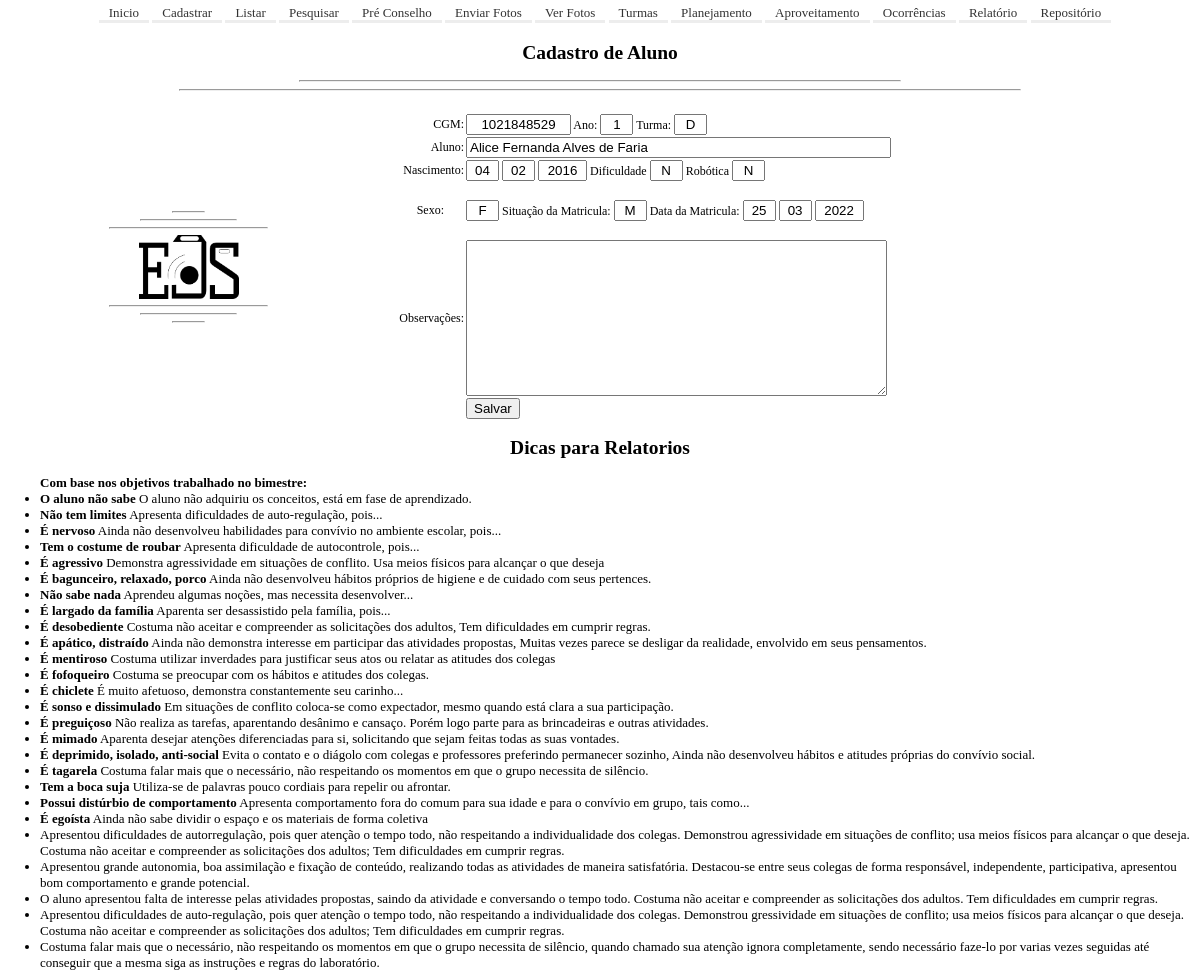
The app's page /editarDireto.php?cgm=1021848529 with its own data.
### tables this page shows
CREATE TABLE `tb_aluno` (
  `cgm` int(10) NOT NULL,
  `ano` int(1) NOT NULL,
  `turma` varchar(1) NOT NULL,
  `turno` varchar(1) NOT NULL,
  `nr` int(2) NOT NULL,
  `nome` varchar(50) NOT NULL,
  `nascimento` date NOT NULL,
  `sexo` varchar(1) NOT NULL,
  `situacaoMatricula` varchar(1) NOT NULL,
  `dataMatricula` date NOT NULL,
  `telefone` varchar(14) NOT NULL,
  `observacao` varchar(500) DEFAULT NULL,
  `ocorrencia` text DEFAULT NULL,
  `dificuldade` varchar(1) DEFAULT NULL,
  `robotica` varchar(1) DEFAULT NULL
);

### editarDireto.php (the view, shortened to what this page needs)
<?php
include './conf.php';
if($_SERVER['REQUEST_METHOD']=='GET') {
	if(isset($_GET['cgm'])){
		$aluno = $_GET['cgm'];
		$sql = "select * from tb_aluno where cgm = $aluno";
		$result = mysqli_query($connection, $sql);
   	while($row = mysqli_fetch_array($result,MYSQLI_ASSOC)) {
      	$cgm = $row['cgm'];
      	$ano = $row['ano'];
      	$turma = $row['turma'];
			$nome = $row['nome'];
			$diaNascimento = date("d", strtotime($row['nascimento']));
			$mesNascimento = date("m", strtotime($row['nascimento']));
			$anoNascimento = date("Y", strtotime($row['nascimento']));
			$sexo = $row['sexo'];
			$situacao = $row['situacaoMatricula'];
			$diaMatricula = date("d", strtotime($row['dataMatricula']));
			$mesMatricula = date("m", strtotime($row['dataMatricula']));
			$anoMatricula = date("Y", strtotime($row['dataMatricula']));
			$observacao = $row['observacao'];
			$dificuldade = $row['dificuldade'];
			$robotica = $row['robotica'];
		}
	}
echo
	'<html>
	<head>
	</head>
	<body>
		<div align="center"><h2>Cadastro de Aluno</h2><hr width="50%"><hr width="70%"></div>
			<form method="POST" action="?id=18" onchange="form.submit()">
				<div align="center">
					<br><table border="0">
						<tr>
							<td rowspan="7" align="center" width="315"><hr width="10%"><hr width="30%"><hr width="50%">
							<img src="../uploads/logoNew.png" width="100">
								<hr width="50%">
								<hr width="30%">
								<hr width="10%">
							</td>
						</tr>
						<tr>
							<td align="right" width="116" >CGM:
							</td>
							<td>
								<input style="text-align:center" type="text" size="10" name="textCGM" value="'.$cgm.'"> Ano:
								<input style="text-align:center" type="text" size="1" name="textAno" value="'.$ano.'"> Turma:
								<input style="text-align:center" type="text" size="1" name="textTurma" value="'.$turma.'">
							</td>
						</tr>
						<tr>
							<td align="right" width="116" >Aluno:
							</td>
							<td>
								<input type="text" size="50" name="textNome" value="'.$nome.'">
							</td>
						</tr>
						<tr>
							<td align="right" width="116" >Nascimento:
							</td>
							<td>
								<input style="text-align:center" type="text" size="1" name="textDiaNascimento" value="'.$diaNascimento.'">
								<input style="text-align:center" type="text" size="1" name="textMesNascimento" value="'.$mesNascimento.'">
								<input style="text-align:center" type="text" size="3" name="textAnoNascimento" value="'.$anoNascimento.'">
								Dificuldade
								<input style="text-align:center" type="text" size="1" name="dificuldade" value="'.$dificuldade.'">
								Robótica
								<input style="text-align:center" type="text" size="1" name="robotica" value="'.$robotica.'">
							</td>
						</tr>
						<tr>
							<td align="right" width="116" style="text-align:center">
								<p style="text-align: right">Sexo:
							</td>
							<td>
								<input style="text-align:center" type="text" size="1" name="textSexo" maxlength="1" value="'.$sexo.'"> Situação da Matricula:
								<input style="text-align:center" type="text" size="1" name="textSituacaoMatricula" maxlength="1" value="'.$situacao.'"> Data da Matricula:
								<input style="text-align:center" type="text" size="1" name="textDiaMatricula" value="'.$diaMatricula.'">
								<input style="text-align:center" type="text" size="1" name="textMesMatricula" value="'.$mesMatricula.'">
								<input style="text-align:center" type="text" size="3" name="textAnoMatricula" value="'.$anoMatricula.'">
							</td>
						</tr>
						<tr>
							<td align="right" width="116" >Observações:</td>
							<td>
								<textarea rows="10" name="textObservacao" cols="50">'.$observacao.'</textarea>
							</td>
						</tr>
						<tr>
							<td align="center" valign="top" >
								&nbsp;</td>
							<td valign="top">
								<input type="submit" value="Salvar" name="btnSalvar"</center></td>
						</tr>
					</table>
					<h2>Dicas para Relatorios</h2>
					<div align="left">
						<ul>
						<b>Com base nos objetivos trabalhado no bimestre:</b>
							<li><b>O aluno não sabe</b> O aluno não adquiriu os conceitos, está em fase de aprendizado.</li>
							<li><b>Não tem limites</b> Apresenta dificuldades de auto-regulação, pois...</li>
							<li><b>É nervoso</b> Ainda não desenvolveu habilidades para convívio no ambiente escolar, pois...</li>
							<li><b>Tem o costume de roubar</b> Apresenta dificuldade de autocontrole, pois...</li>
							<li><b>É agressivo</b> Demonstra agressividade em situações de conflito. Usa meios físicos para alcançar o que deseja</li>
							<li><b>É bagunceiro, relaxado, porco</b> Ainda não desenvolveu hábitos próprios de higiene e de cuidado com seus pertences.</li>
							<li><b>Não sabe nada</b> Aprendeu algumas noções, mas necessita desenvolver...</li>
							<li><b>É largado da família</b> Aparenta ser desassistido pela família, pois...</li>
							<li><b>É desobediente</b> Costuma não aceitar e compreender as solicitações dos adultos, Tem dificuldades em cumprir regras.</li>
							<li><b>É apático, distraído</b> Ainda não demonstra interesse em participar das atividades propostas, Muitas vezes parece se desligar da realidade, envolvido em seus pensamentos.</li>
							<li><b>É mentiroso</b> Costuma utilizar inverdades para justificar seus atos ou relatar as atitudes dos colegas</li>
							<li><b>É fofoqueiro</b> Costuma se preocupar com os hábitos e atitudes dos colegas.</li>
							<li><b>É chiclete</b> É muito afetuoso, demonstra constantemente seu carinho...</li>
							<li><b>É sonso e dissimulado</b> Em situações de conflito coloca-se como expectador, mesmo quando está clara a sua participação.</li>
							<li><b>É preguiçoso</b> Não realiza as tarefas, aparentando desânimo e cansaço. Porém logo parte para as brincadeiras e outras atividades.</li>
							<li><b>É mimado</b> Aparenta desejar atenções diferenciadas para si, solicitando que sejam feitas todas as suas vontades.</li>
							<li><b>É deprimido, isolado, anti-social</b> Evita o contato e o diágolo com colegas e professores preferindo permanecer sozinho, Ainda não desenvolveu hábitos e atitudes próprias do convívio social.</li>
							<li><b>É tagarela</b> Costuma falar mais que o necessário, não respeitando os momentos em que o grupo necessita de silêncio.</li>
							<li><b>Tem a boca suja</b> Utiliza-se de palavras pouco cordiais para repelir ou afrontar.</li>
							<li><b>Possui distúrbio de comportamento</b> Apresenta comportamento fora do comum para sua idade e para o convívio em grupo, tais como...</li>
							<li><b>É egoísta</b> Ainda não sabe dividir o espaço e os materiais de forma coletiva</li>
							<li>Apresentou dificuldades de autorregulação, pois quer atenção o tempo todo, não respeitando a individualidade dos colegas. Demonstrou agressividade em situações de conflito; usa meios físicos para alcançar o que deseja. Costuma não aceitar e compreender as solicitações dos adultos; Tem dificuldades em cumprir regras.</li>
							<li>Apresentou grande autonomia, boa assimilação e fixação de conteúdo, realizando todas as atividades de maneira satisfatória. Destacou-se entre seus colegas de forma responsável, independente, participativa, apresentou bom comportamento e grande potencial.</li>
							<li>O aluno apresentou falta de interesse pelas atividades propostas, saindo da atividade e conversando o tempo todo. Costuma não aceitar e compreender as solicitações dos adultos. Tem dificuldades em cumprir regras.</li>
							<li>Apresentou dificuldades de auto-regulação, pois quer atenção o tempo todo, não respeitando a individualidade dos colegas. Demonstrou gressividade em situações de conflito; usa meios físicos para alcançar o que deseja. Costuma não aceitar e compreender as solicitações dos adultos; Tem dificuldades em cumprir regras.</li>
							<li>Costuma falar mais que o necessário, não respeitando os momentos em que o grupo necessita de silêncio, quando chamado sua atenção ignora completamente, sendo necessário faze-lo por varias vezes seguidas até conseguir que a mesma siga as instruções e regras do laboratório. </li>
						</ul>
					</div>
				</div>
		</form>
	</body>
</html>
';
}
?>

### main.css (style rules this page uses)
html, body { min-height: 100%; height: 100%; }
body { font-family: monospace; font:80% Tahoma; margin: 0; padding: 0; font-size: 13px; }
table { border-collapse: collapse; width: 95%; margin: 0; padding: 0; font-size: 12px; overflow: hidden; }
p { margin: 10px; padding: 10px; }

### records on screen
tb_aluno: textCGM "1021848529", textAno "1", textTurma "D", textNome "Alice Fernanda Alves de Faria", textDiaNascimento "04", textMesNascimento "02", textAnoNascimento "2016", dificuldade "N", robotica "N", textSexo "F", textSituacaoMatricula "M", textDiaMatricula "25", textMesMatricula "03", textAnoMatricula "2022"
